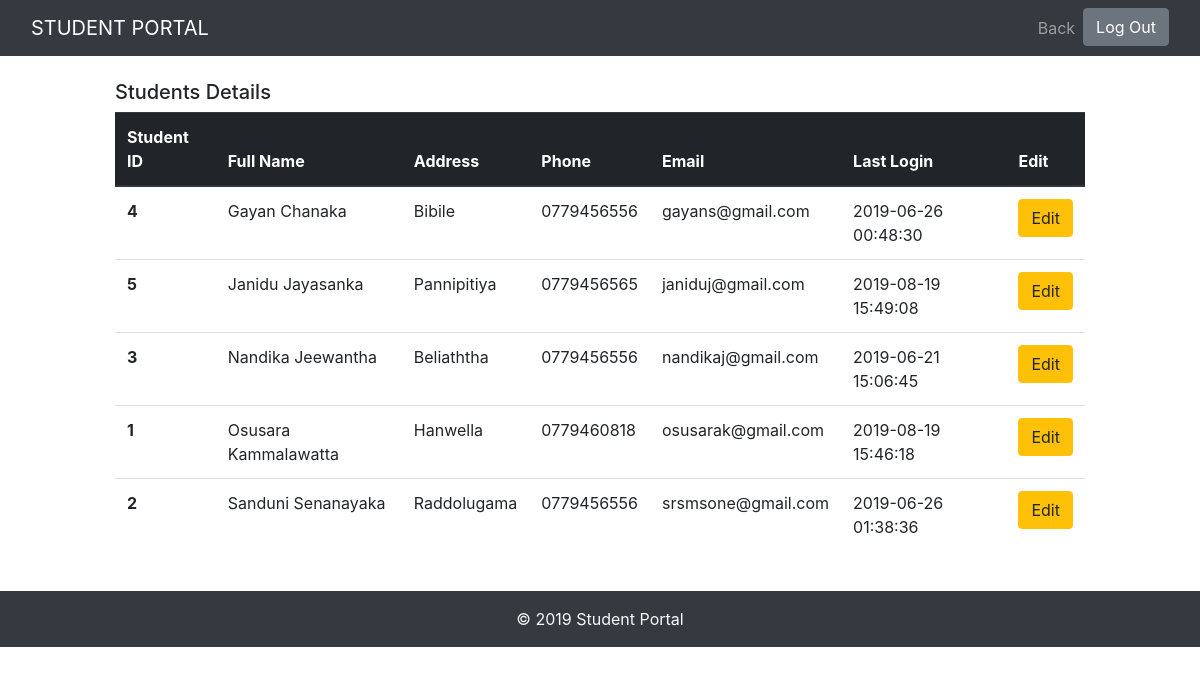
/student-details.php, run on the app's committed database.
### tables this page shows
CREATE TABLE IF NOT EXISTS `student` (
  `student_id` int(11) NOT NULL AUTO_INCREMENT,
  `email` varchar(45) NOT NULL,
  `password` varchar(45) NOT NULL,
  `name` varchar(45) NOT NULL,
  `phone` varchar(45) NOT NULL,
  `address` varchar(45) NOT NULL,
  `last_login` varchar(45) NOT NULL,
  `is_deleted` int(11) NOT NULL,
  PRIMARY KEY (`student_id`)
);

### student-details.php (the view, shortened to what this page needs)
<?php require_once('includes/connection.php') ?>
<?php
    $student_list = '';
    $query = "SELECT * FROM student WHERE is_deleted=0 ORDER BY name";
    $students = mysqli_query($connection, $query);
    while($student = mysqli_fetch_assoc($students)){
        $student_list .= "<tr>";
        $student_list .= "<th scope=\"row\">{$student['student_id']}</th>";
        $student_list .= "<td>{$student['name']}</td>";
        $student_list .= "<td>{$student['address']}</td>";
        $student_list .= "<td>{$student['phone']}</td>";
        $student_list .= "<td>{$student['email']}</td>";
        $student_list .= "<td>{$student['last_login']}</td>";
        $student_list .= "<td><a href=\"modify-user.php?user_id={$student['student_id']}\" class=\"btn btn-warning\">Edit</a></td>";
        $student_list .= "</tr>";
    }
?>
<!DOCTYPE html>
<html>
<head>
	<link rel="stylesheet" href="https://maxcdn.bootstrapcdn.com/bootstrap/4.0.0/css/bootstrap.min.css">
</head>
<body>
    <header>
        <nav class="navbar navbar-expand-md navbar-dark bg-dark sticky-top">
            <div class="container-fluid">
                <a class="navbar-brand" href="index.php">STUDENT PORTAL</a>
                <div class="collapse navbar-collapse" id="navbar-responsive">
                    <ul class="navbar-nav ml-auto">
                        <li class="nav-item"><a class="nav-link" href="admin-dashboard.php">Back</a></li>
                        <li class="nav-item"><a class="btn btn-secondary btn-block" href="admin-logout.php">Log Out</a></li>
                    </ul>
                </div>
            </div>
        </nav>
    </header>
    <main>
        <div class="container-fluid padding py-4">
            <div class="row">
                <div class="col-md-10 col-sm-12 mx-auto">
                    <h5>Students Details</h5>
                    <table class="table">
                        <thead class="thead-dark">
                            <tr>
                                <th scope="col">Student ID</th>
                                <th scope="col">Full Name</th>
                                <th scope="col">Address</th>
                                <th scope="col">Phone</th>
                                <th scope="col">Email</th>
                                <th scope="col">Last Login</th>
                                <th scope="col">Edit</th>
                            </tr>
                        </thead>
                        <tbody>
                            <?php echo $student_list ?>
                        </tbody>
                    </table>
                </div>
            </div>
        </div>
    </main>
    <footer class="footer">
        <div class="container-fluid padding bg-dark text-light">
            <div class="row text-center">
                <div class="col-12 pt-3">
                    <p>&copy; 2019 Student Portal</p>
                </div>
            </div>
        </div>
    </footer>
</body>
</html>

### data on the page
student: student_id "4", name "Gayan Chanaka", address "Bibile", phone "0779456556", email "gayans@gmail.com", last_login "2019-06-26 00:48:30"
student: student_id "5", name "Janidu Jayasanka", address "Pannipitiya", phone "0779456565", email "janiduj@gmail.com", last_login "2019-08-19 15:49:08"
student: student_id "3", name "Nandika Jeewantha", address "Beliaththa", phone "0779456556", email "nandikaj@gmail.com", last_login "2019-06-21 15:06:45"
student: student_id "1", name "Osusara Kammalawatta", address "Hanwella", phone "0779460818", email "osusarak@gmail.com", last_login "2019-08-19 15:46:18"
student: student_id "2", name "Sanduni Senanayaka", address "Raddolugama", phone "0779456556", email "srsmsone@gmail.com", last_login "2019-06-26 01:38:36"
